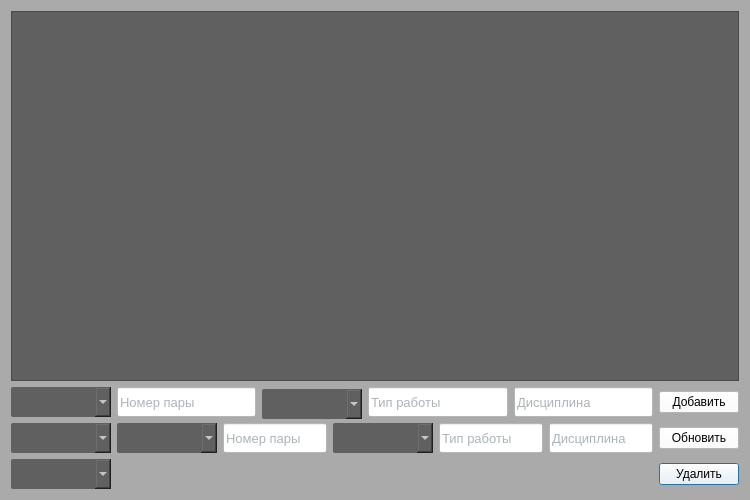
<?xml version="1.0" encoding="UTF-8"?>
<ui version="4.0">
 <class>Schedule</class>
 <widget class="QDialog" name="Schedule">
  <property name="geometry">
   <rect>
    <x>0</x>
    <y>0</y>
    <width>750</width>
    <height>500</height>
   </rect>
  </property>
  <property name="windowTitle">
   <string>Расписание</string>
  </property>
  <property name="styleSheet">
   <string notr="true">background-color:#aaaaaa</string>
  </property>
  <layout class="QGridLayout" name="gridLayout_3">
   <item row="4" column="0">
    <layout class="QHBoxLayout" name="horizontalLayout_3"/>
   </item>
   <item row="3" column="0">
    <layout class="QGridLayout" name="gridLayout_2">
     <item row="0" column="0">
      <widget class="QComboBox" name="comboBox_delete">
       <property name="minimumSize">
        <size>
         <width>100</width>
         <height>30</height>
        </size>
       </property>
       <property name="maximumSize">
        <size>
         <width>16777215</width>
         <height>30</height>
        </size>
       </property>
       <property name="styleSheet">
        <string notr="true">background-color:#606060; color:white; border-radius:2px</string>
       </property>
      </widget>
     </item>
     <item row="0" column="2">
      <widget class="QPushButton" name="pushButton_delete">
       <property name="styleSheet">
        <string notr="true">background-color:white;color:black;
font-family: 'Prompt', sans-serif;text-align:center;</string>
       </property>
       <property name="text">
        <string>Удалить</string>
       </property>
      </widget>
     </item>
     <item row="0" column="1">
      <spacer name="horizontalSpacer_2">
       <property name="orientation">
        <enum>Qt::Horizontal</enum>
       </property>
       <property name="sizeHint" stdset="0">
        <size>
         <width>40</width>
         <height>20</height>
        </size>
       </property>
      </spacer>
     </item>
    </layout>
   </item>
   <item row="0" column="0">
    <widget class="QTableView" name="tableView">
     <property name="styleSheet">
      <string notr="true">background-color:#606060</string>
     </property>
     <attribute name="horizontalHeaderMinimumSectionSize">
      <number>160</number>
     </attribute>
     <attribute name="horizontalHeaderDefaultSectionSize">
      <number>160</number>
     </attribute>
     <attribute name="verticalHeaderVisible">
      <bool>false</bool>
     </attribute>
    </widget>
   </item>
   <item row="2" column="0">
    <layout class="QGridLayout" name="gridLayout">
     <item row="0" column="4">
      <widget class="QComboBox" name="comboBox_idaudi_update">
       <property name="minimumSize">
        <size>
         <width>100</width>
         <height>30</height>
        </size>
       </property>
       <property name="styleSheet">
        <string notr="true">background-color:#606060; color:white; border-radius:2px</string>
       </property>
      </widget>
     </item>
     <item row="0" column="5">
      <widget class="QLineEdit" name="lineEdit_typeofwork_update">
       <property name="minimumSize">
        <size>
         <width>0</width>
         <height>30</height>
        </size>
       </property>
       <property name="maximumSize">
        <size>
         <width>16777215</width>
         <height>30</height>
        </size>
       </property>
       <property name="styleSheet">
        <string notr="true">background-color: rgb(255,255,255);
color: #596a71;
font-family: 'Prompt', sans-serif;
font-size:13px;</string>
       </property>
       <property name="placeholderText">
        <string>Тип работы</string>
       </property>
      </widget>
     </item>
     <item row="0" column="3">
      <widget class="QLineEdit" name="lineEdit_pairnum_update">
       <property name="minimumSize">
        <size>
         <width>0</width>
         <height>30</height>
        </size>
       </property>
       <property name="maximumSize">
        <size>
         <width>16777215</width>
         <height>30</height>
        </size>
       </property>
       <property name="styleSheet">
        <string notr="true">background-color: rgb(255,255,255);
color: #596a71;
font-family: 'Prompt', sans-serif;
font-size:13px;</string>
       </property>
       <property name="placeholderText">
        <string>Номер пары</string>
       </property>
      </widget>
     </item>
     <item row="0" column="1">
      <widget class="QComboBox" name="comboBox_idteacher_update">
       <property name="minimumSize">
        <size>
         <width>100</width>
         <height>30</height>
        </size>
       </property>
       <property name="styleSheet">
        <string notr="true">background-color:#606060; color:white; border-radius:2px</string>
       </property>
      </widget>
     </item>
     <item row="0" column="0">
      <widget class="QComboBox" name="comboBox_update">
       <property name="minimumSize">
        <size>
         <width>100</width>
         <height>30</height>
        </size>
       </property>
       <property name="maximumSize">
        <size>
         <width>16777215</width>
         <height>30</height>
        </size>
       </property>
       <property name="styleSheet">
        <string notr="true">background-color:#606060; color:white; border-radius:2px</string>
       </property>
      </widget>
     </item>
     <item row="0" column="6">
      <widget class="QLineEdit" name="lineEdit_discipline_update">
       <property name="minimumSize">
        <size>
         <width>0</width>
         <height>30</height>
        </size>
       </property>
       <property name="maximumSize">
        <size>
         <width>16777215</width>
         <height>30</height>
        </size>
       </property>
       <property name="styleSheet">
        <string notr="true">background-color: rgb(255,255,255);
color: #596a71;
font-family: 'Prompt', sans-serif;
font-size:13px;</string>
       </property>
       <property name="placeholderText">
        <string>Дисциплина</string>
       </property>
      </widget>
     </item>
     <item row="0" column="7">
      <widget class="QPushButton" name="pushButton_update">
       <property name="styleSheet">
        <string notr="true">background-color:white;color:black;
font-family: 'Prompt', sans-serif;text-align:center;</string>
       </property>
       <property name="text">
        <string>Обновить</string>
       </property>
      </widget>
     </item>
    </layout>
   </item>
   <item row="1" column="0">
    <layout class="QHBoxLayout" name="horizontalLayout">
     <item>
      <widget class="QComboBox" name="comboBox_idteacher">
       <property name="minimumSize">
        <size>
         <width>100</width>
         <height>30</height>
        </size>
       </property>
       <property name="maximumSize">
        <size>
         <width>100</width>
         <height>30</height>
        </size>
       </property>
       <property name="styleSheet">
        <string notr="true">background-color:#606060; color:white; border-radius:2px</string>
       </property>
      </widget>
     </item>
     <item>
      <widget class="QLineEdit" name="lineEdit_pairnum_insert">
       <property name="minimumSize">
        <size>
         <width>0</width>
         <height>30</height>
        </size>
       </property>
       <property name="maximumSize">
        <size>
         <width>16777215</width>
         <height>30</height>
        </size>
       </property>
       <property name="styleSheet">
        <string notr="true">background-color: rgb(255,255,255);
color: #596a71;
font-family: 'Prompt', sans-serif;
font-size:13px;</string>
       </property>
       <property name="placeholderText">
        <string>Номер пары</string>
       </property>
      </widget>
     </item>
     <item>
      <widget class="QComboBox" name="comboBox_idaudi">
       <property name="minimumSize">
        <size>
         <width>100</width>
         <height>30</height>
        </size>
       </property>
       <property name="maximumSize">
        <size>
         <width>100</width>
         <height>25</height>
        </size>
       </property>
       <property name="styleSheet">
        <string notr="true">background-color:#606060; color:white; border-radius:2px</string>
       </property>
      </widget>
     </item>
     <item>
      <widget class="QLineEdit" name="lineEdit_typeofwork_insert">
       <property name="minimumSize">
        <size>
         <width>0</width>
         <height>30</height>
        </size>
       </property>
       <property name="maximumSize">
        <size>
         <width>16777215</width>
         <height>30</height>
        </size>
       </property>
       <property name="styleSheet">
        <string notr="true">background-color: rgb(255,255,255);
color: #596a71;
font-family: 'Prompt', sans-serif;
font-size:13px;</string>
       </property>
       <property name="placeholderText">
        <string>Тип работы</string>
       </property>
      </widget>
     </item>
     <item>
      <widget class="QLineEdit" name="lineEdit_discipline_insert">
       <property name="minimumSize">
        <size>
         <width>0</width>
         <height>30</height>
        </size>
       </property>
       <property name="maximumSize">
        <size>
         <width>16777215</width>
         <height>30</height>
        </size>
       </property>
       <property name="styleSheet">
        <string notr="true">background-color: rgb(255,255,255);
color: #596a71;
font-family: 'Prompt', sans-serif;
font-size:13px;</string>
       </property>
       <property name="placeholderText">
        <string>Дисциплина</string>
       </property>
      </widget>
     </item>
     <item>
      <widget class="QPushButton" name="pushButton_insert">
       <property name="styleSheet">
        <string notr="true">background-color:white;color:black;
font-family: 'Prompt', sans-serif;text-align:center;</string>
       </property>
       <property name="text">
        <string>Добавить</string>
       </property>
      </widget>
     </item>
    </layout>
   </item>
  </layout>
 </widget>
 <resources/>
 <connections/>
</ui>
